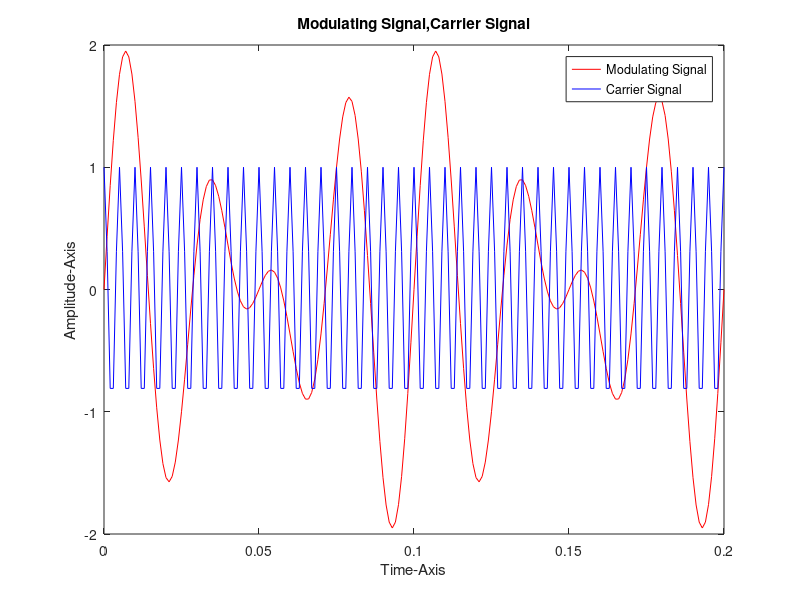
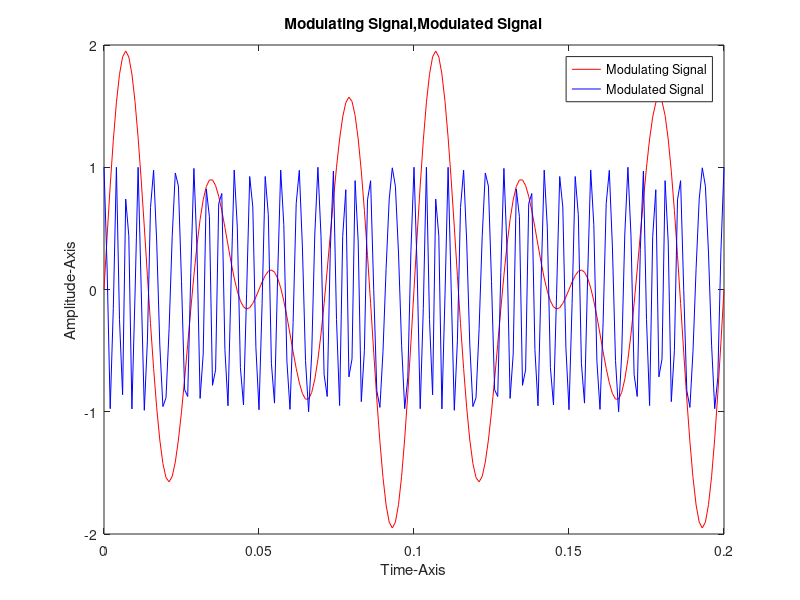
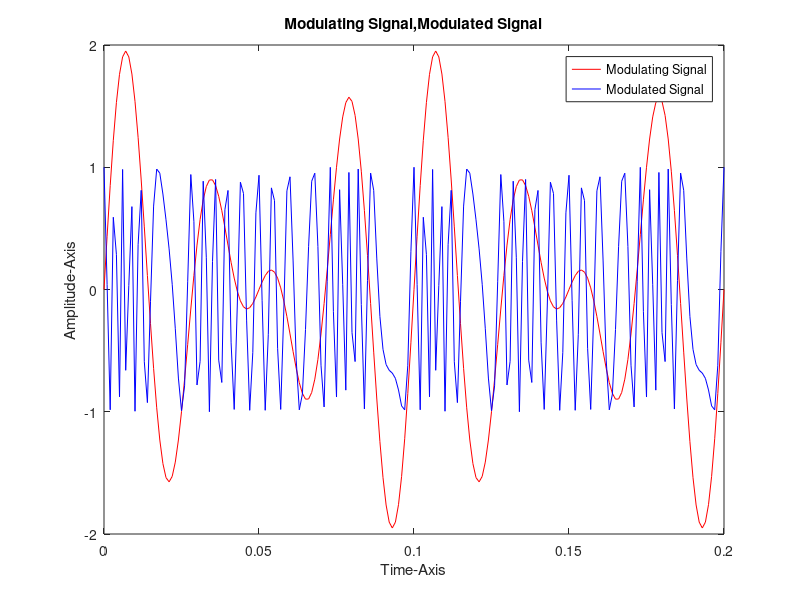

MATLAB code to generate these figures, in order: (Note: this script raises an error after producing the figures.)
clc
clear all
close all
fs=1000;  %sampling frequency
t=0:0.001:0.2;
fc=200;   %carrier frequency
m=sin(2*pi*30*t)+sin(2*pi*40*t);   %modulating signal
c=cos(2*pi*fc*t);      %carrier Signal

plot(t,m,'r',t,c,'b');
xlabel('Time-Axis');
ylabel('Amplitude-Axis');
title('Modulating Signal,Carrier Signal');
legend('Modulating Signal','Carrier Signal');

figure
fDev = 50; %frequency Deviation in carrier and sampling frequency
y = fmmod(m, fc, fs, fDev);
%fmmod uses the message signal X to modulate the
%carrier frequency Fc (Hz) and sample frequency Fs (Hz),  
%where Fs>2*Fc for recovering original carrier signal at reciver. 
%FDEV (Hz) is the amount of frequency deviation of the modulated signal.
plot(t,m,'r',t,y,'b'); %y=Modulated Carrier Signal.
xlabel('Time-Axis');
ylabel('Amplitude-Axis');
title('Modulating Signal,Modulated Signal');
legend('Modulating Signal','Modulated Signal');


figure
fDev = 100; %frequency Deviation in carrier and sampling frequency
y = fmmod(m, fc, fs, fDev);
plot(t,m,'r',t,y,'b');   %y=Modulated Carrier Signal.
xlabel('Time-Axis');
ylabel('Amplitude-Axis');
title('Modulating Signal,Modulated Signal');
legend('Modulating Signal','Modulated Signal')


figure
d=fmdemod(y,fc,fs,fDev);  %y=Modulated Carrier Signal.
%demodulates the FM modulated signal y at
%the carrier frequency Fc (Hz). Y and Fc have sample frequency Fs (Hz).
%FREQDEV is the frequency deviation (Hz) of the modulated signal.
plot(t,m,'r',t,d,'b');  
xlabel('Time-Axis');
ylabel('Amplitude-Axis');
title('message signal,Demodulated Signal');
legend('message signal','Demodulated Signal')

